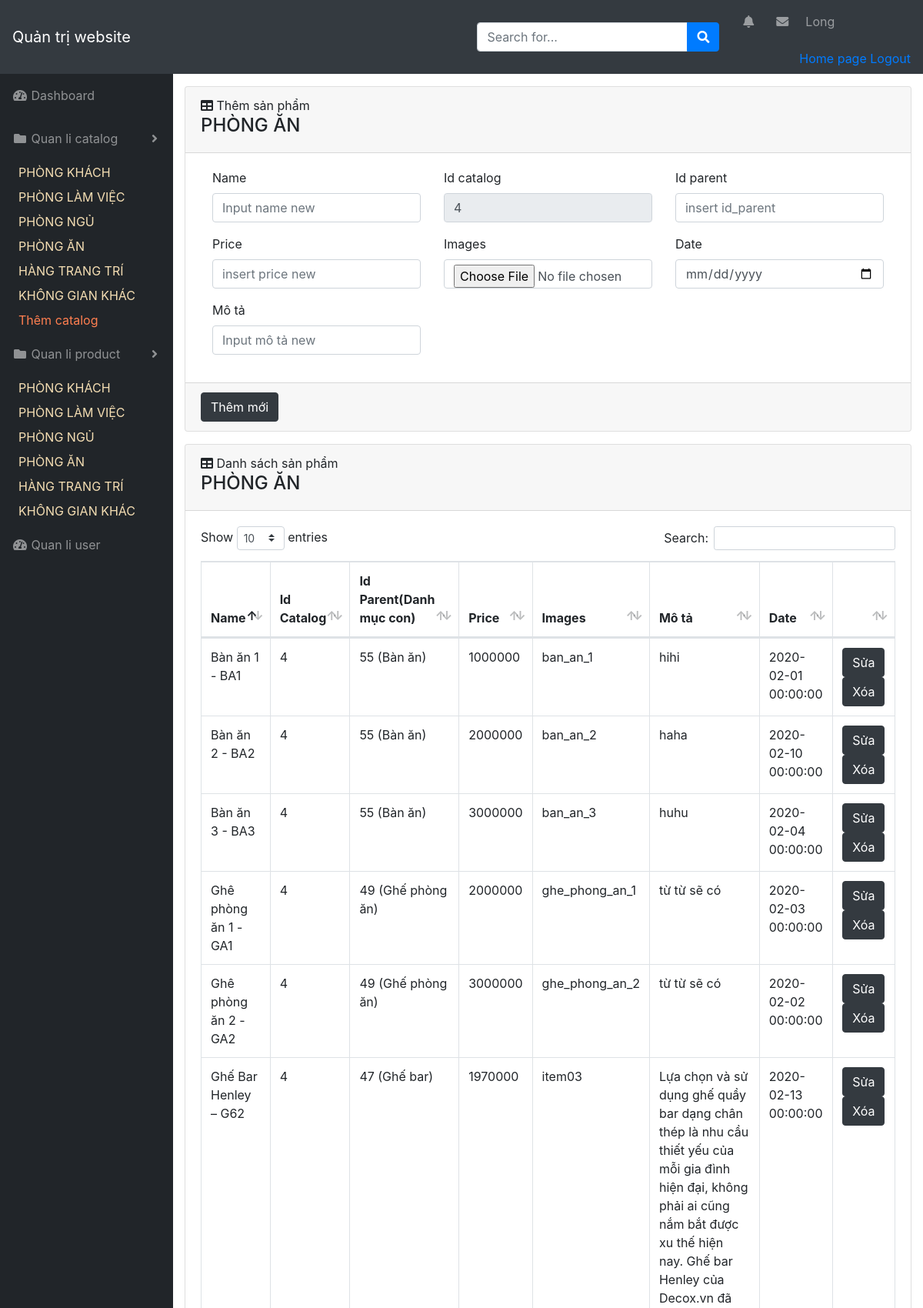
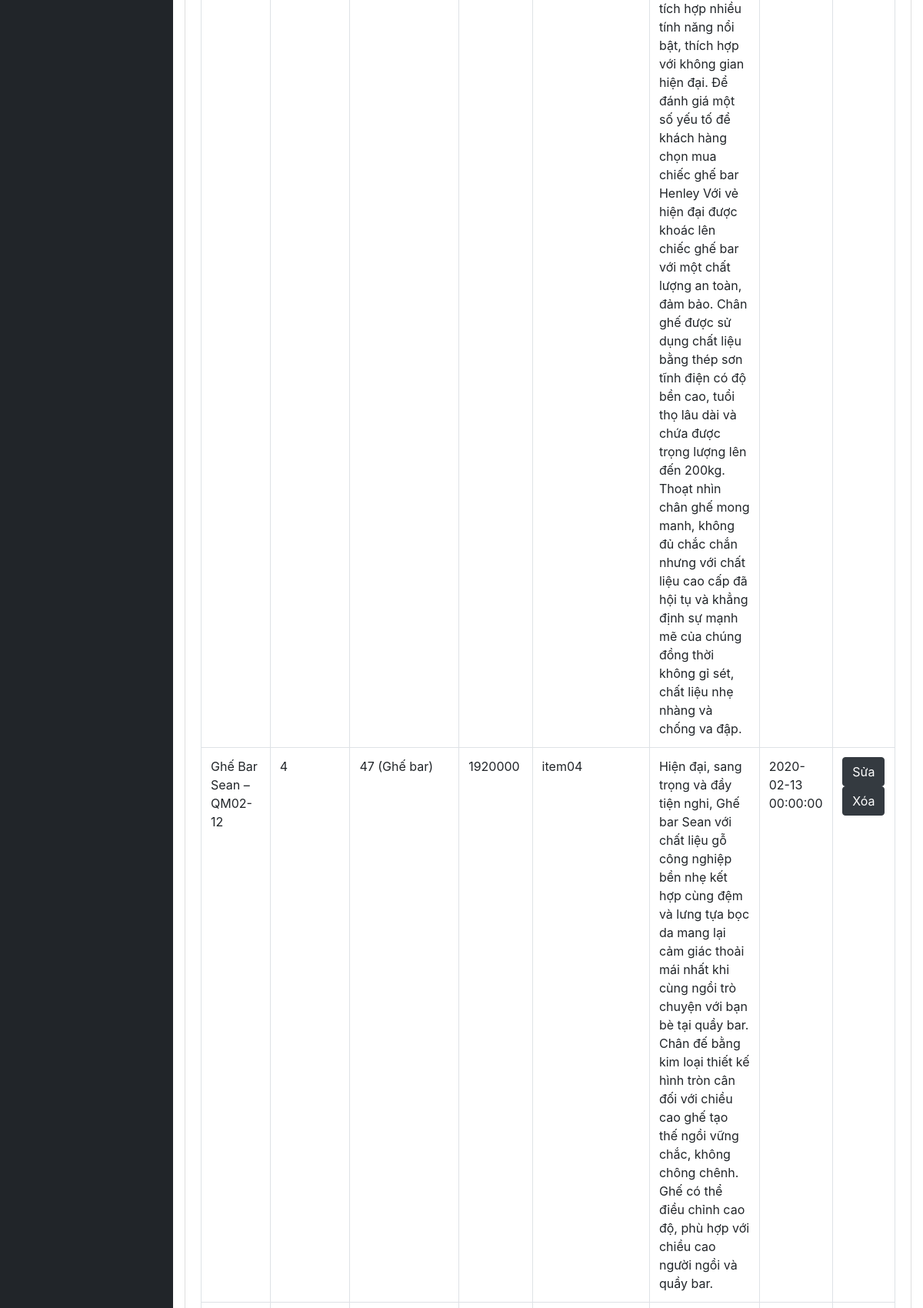
Page /admin/index.php?act=qlsp&id=4 (signed in, upper part) on the committed database (2 pictures, top to bottom).
### tables this page shows
CREATE TABLE `catalog` (
  `id` int(10) NOT NULL,
  `name` varchar(255) NOT NULL,
  `text` varchar(255) NOT NULL,
  `parent` int(10) NOT NULL,
  `img` varchar(255) DEFAULT NULL,
  `stt` int(5) DEFAULT 0
);

CREATE TABLE `product` (
  `id` int(10) NOT NULL,
  `id_catalog` int(10) NOT NULL DEFAULT 0,
  `name` varchar(255) NOT NULL,
  `price` float NOT NULL,
  `img` varchar(255) DEFAULT NULL,
  `mota` text NOT NULL,
  `date` datetime NOT NULL,
  `id_parent` int(10) NOT NULL
);

### model/connect.php (called while the page is built, shortened)
<?php
    class connect{
        var $db=null;
        public function __construct()
        {
            $dsn='mysql:host=localhost;dbname=longnnbv_noithat';
            $user='root';
            $pass='';
            $this->db=new PDO($dsn,$user,$pass, array(PDO::MYSQL_ATTR_INIT_COMMAND => "SET NAMES utf8"));
        }
        public function getList($select)
        {
            $results = $this->db->query($select);
            return $results;
        }
        public function getInstance($select)
        {
            $results = $this->db->query($select);
            $result = $results->fetch();
            return $result;
        }
    }
?>

### model/catalog.php (called while the page is built, shortened)
<?php
    class Catalog{
        function getList()
        {
            $db = new connect();
            $select = "select * from catalog order by id ASC LIMIT 6 OFFSET 0";
            $result = $db->getList($select);
            return $result;
        }
        function getCatalogById($id)
        {
            $db = new connect();
            $select = "select * from catalog where id=$id";
            $result = $db->getInstance($select);
            return $result;
        }
    }
?>

### model/product.php (called while the page is built, shortened)
<?php
    class Product{
        function getProductCatalog($id)
        {
            $db = new connect();
            $select = "select * from product where id_catalog=$id ORDER BY id_catalog DESC";
            $result = $db->getList($select);
            return $result;
        }
    }
?>

### admin/product/add_product.php (the view, shortened to what this page needs)
<div id="content-wrapper">
    <div class="container-fluid">
        <div class="card mb-3">
            <div class="card-header">
                <i class="fas fa-table"></i>
                Thêm sản phẩm <h4><?=$name?></h4>
            </div>
            <div class="card-body">
                <form method="post">
                    <div class="container-fluid">
                        <div class="row">
                            <div class="col-sm-4">
                                <div class="form-group">
                                    <label>Name</label>
                                    <input type="text" name="name" class="form-control" placeholder="Input name new">
                                </div>
                                <div class="form-group">
                                    <label>Price</label>
                                    <input type="number" name="price" class="form-control"
                                        placeholder="insert price new">
                                </div>
                                <div class="form-group">
                                    <label>Mô tả</label>
                                    <input type="text" name="mo_ta" class="form-control" placeholder="Input mô tả new">
                                </div>
                            </div>
                            <div class="col-sm-4">
                                <div class="form-group">
                                    <label>Id catalog</label>
                                    <input type="number" name="id_catalog" class="form-control"
                                        placeholder="<?=$_GET['id']?>" value="<?=$_GET['id']?>" readonly>
                                </div>
                                <div class="form-group">
                                    <label>Images</label>
                                    <input type="file" name="image" class="form-control">
                                </div>
                            </div>
                            <div class="col-sm-4">
                                <div class="form-group">
                                    <label>Id parent</label>
                                    <input type="number" name="id_parent" class="form-control"
                                        placeholder="insert id_parent">
                                </div>
                                <div class="form-group">
                                    <label>Date</label>
                                    <input type="date" name="date" class="form-control">
                                </div>
                            </div>
                        </div>
                    </div>
            </div>
            <div class="card-footer small text-muted"><button type="submit" name="add_product" class="btn btn-dark">Thêm
                    mới</button></div>
        </div>
        <div class="card mb-3">
            <div class="card-header">
                <i class="fas fa-table"></i>
                Danh sách sản phẩm <h4><?=$name?></h4>
            </div>
            <div class="card-body">
                <div class="table-responsive">
                    <table class="table table-bordered" id="dataTable" width="100%" cellspacing="0">
                        <thead>
                            <tr>
                                <th>Name</th>
                                <th>Id Catalog</th>
                                <th>Id Parent(Danh mục con)</th>
                                <th>Price</th>
                                <th>Images</th>
                                <th>Mô tả</th>
                                <th>Date</th>
                                <th></th>
                            </tr>
                        </thead>
                        <tbody>
                            <?php
                                foreach($list_product as $product){
                                    extract($product);
                                    $getCatalogParent = $danhmuc -> getCatalogById($product['id_parent']);
                                    $name = $getCatalogParent['name'];
                                    echo '<tr>
                                        <td>'.$product['name'].'</td>
                                        <td>'.$product['id_catalog'].'</td>
                                        <td>'.$product['id_parent'].' ('.$name.')</td>
                                        <td>'.$product['price'].'</td>
                                        <td>'.$product['img'].'</td>
                                        <td>'.$product['mota'].'</td>
                                        <td>'.$product['date'].'</td>
                                        <td>
                                            <a href="index.php?act=btn_edit_catalog&id_catalog='.$product['id'].'"
                                                class="btn btn-dark">Sửa</a>
                                            <a href="index.php?act=btn_delete_catalog&id_catalog='.$product['id'].'"
                                                class="btn btn-dark">Xóa</a>
                                        </td>
                                            </tr>';
                                }
                            ?>
                        </tbody>
                    </table>
                </div>
            </div>
        </div>
    </div>

### admin/header_admin.php (shortened to what this page needs)
<!DOCTYPE html>
<html lang="en">
<head>
    <link href="../content/vendor/fontawesome-free/css/all.min.css" rel="stylesheet" type="text/css">
    <link href="../content/vendor/datatables/dataTables.bootstrap4.css" rel="stylesheet">
    <link href="../content/css/sb-admin.css" rel="stylesheet">
    <link rel="stylesheet" href="https://stackpath.bootstrapcdn.com/bootstrap/4.3.1/css/bootstrap.min.css"
>
    <link rel="stylesheet" href="https://use.fontawesome.com/releases/v5.7.0/css/all.css"
>
</head>
<body id="page-top">
    <nav class="navbar navbar-expand navbar-dark bg-dark static-top">
        <a class="navbar-brand mr-1" href="index.php">Quản trị website</a>
        <form class="d-none d-md-inline-block form-inline ml-auto mr-0 mr-md-3 my-2 my-md-0">
            <div class="input-group">
                <input type="text" class="form-control" placeholder="Search for..." aria-label="Search"
                    aria-describedby="basic-addon2">
                <div class="input-group-append">
                    <button class="btn btn-primary" type="button">
                        <i class="fas fa-search"></i>
                    </button>
                </div>
            </div>
        </form>
        <ul class="navbar-nav ml-auto ml-md-0">
            <li class="nav-item dropdown no-arrow mx-1">
                <a class="nav-link dropdown-toggle" href="#" id="alertsDropdown" role="button" data-toggle="dropdown"
                    aria-haspopup="true" aria-expanded="false">
                    <i class="fas fa-bell fa-fw"></i>
                </a>
            </li>
            <li class="nav-item dropdown no-arrow mx-1">
                <a class="nav-link dropdown-toggle" href="#" id="messagesDropdown" role="button" data-toggle="dropdown"
                    aria-haspopup="true" aria-expanded="false">
                    <i class="fas fa-envelope fa-fw"></i>
                </a>
            </li>
            <li class="nav-item dropdown no-arrow">
                <a class="nav-link dropdown-toggle" href="#" id="userDropdown" role="button" data-toggle="dropdown"
                    aria-haspopup="true" aria-expanded="false">
                    <?php
                        if(isset($_SESSION['name'])){
                            echo '<p>'.$_SESSION['name'].'</p>';
                        }
                    ?>
                </a>
                <div class="dropdown-menu-right" aria-labelledby="userDropdown">
                    <a href="../../../boxroom1/index.php">Home page</a>
                    <a href="../admin/index.php?act=logout">Logout</a>
                </div>
            </li>
        </ul>
    </nav>
    <div id="wrapper">
        <ul class="sidebar navbar-nav">
            <li class="nav-item">
                <a class="nav-link" href="index.php?act=home">
                    <i class="fas fa-fw fa-tachometer-alt"></i>
                    <span>Dashboard</span>
                </a>
            </li>
            <li class="nav-item dropdown">
                <a class="nav-link dropdown-toggle" href="#"
                    id="pagesDropdown" role="button" data-toggle="dropdown" aria-haspopup="true" aria-expanded="false">
                    <i class="fas fa-fw fa-folder"></i>
                    <span>Quan li catalog</span>
                </a>
                <?php
                    foreach ($dsdm as $dm) {
                        extract($dm);
                        $name = $dm['name'];
                        $id = $dm['id'];
                ?>
                    <a class="dropdown-item" style="color: wheat;" href="index.php?act=qllsp&id=<?=$id?>"><?=$name?></a>
                    <?php
                    }
                ?>
                    <a class="dropdown-item" style="color:coral" href="index.php?act=them&id=0">Thêm catalog</a>
            </li>
            <li class="nav-item dropdown">
                <a class="nav-link dropdown-toggle" href="#"
                    id="pagesDropdown" role="button" data-toggle="dropdown" aria-haspopup="true" aria-expanded="false">
                    <i class="fas fa-fw fa-folder"></i>
                    <span>Quan li product</span>
                </a>
                <?php
                    foreach ($dsdm2 as $dm) {
                        extract($dm);
                        $name = $dm['name'];
                        $id = $dm['id'];
                ?>
                    <a class="dropdown-item" style="color: wheat;" href="index.php?act=qlsp&id=<?=$id?>"><?=$name?></a>
                    <?php
                    }
                ?>
            </li>
            <li class="nav-item">
                <a class="nav-link" href="index.php?act=qluser">
                    <i class="fas fa-fw fa-tachometer-alt"></i>
                    <span>Quan li user</span>
                </a>
            </li>
        </ul>

### rows in the picture
catalog: name "PHÒNG KHÁCH"
catalog: name "PHÒNG LÀM VIỆC"
catalog: name "PHÒNG NGỦ"
catalog: name "PHÒNG ĂN"
catalog: name "HÀNG TRANG TRÍ"
catalog: name "KHÔNG GIAN KHÁC"
product: name "Ghế Bar Henley – G62", id_catalog "4", id_parent "47", catalog.name "Ghế bar", price "1970000", img "item03", mota "Lựa chọn và sử dụng ghế quầy bar dạng chân thép là nhu cầu thiết yếu của mỗi gia đình hiện đại, không phải ai cũng nắm bắt được xu thế hiện nay. Ghế bar Henley của Decox.vn đã tích hợp nhiều tính năng nổi bật, thích hợp với không gian hiện đại. Để đánh giá một số yếu tố để khách hàng chọn mua chiếc ghế bar Henley Với vẻ hiện đại được khoác lên chiếc ghế bar với một chất lượng an toàn, đảm bảo. Chân ghế được sử dụng chất liệu bằng thép sơn tĩnh điện có độ bền cao, tuổi thọ lâu dài và chứa được trọng lượng lên đến 200kg. Thoạt nhìn chân ghế mong manh, không đủ chắc chắn nhưng với chất liệu cao cấp đã hội tụ và khẳng định sự mạnh mẽ của chúng đồng thời không gỉ sét, chất liệu nhẹ nhàng và…", date "2020-02-13 00:00:00"
product: name "Ghế Bar Sean – QM02-12", id_catalog "4", id_parent "47", catalog.name "Ghế bar", price "1920000", img "item04", mota "Hiện đại, sang trọng và đầy tiện nghi, Ghế bar Sean với chất liệu gỗ công nghiệp bền nhẹ kết hợp cùng đệm và lưng tựa bọc da mang lại cảm giác thoải mái nhất khi cùng ngồi trò chuyện với bạn bè tại quầy bar. Chân đế bằng kim loại thiết kế hình tròn cân đối với chiều cao ghế tạo thế ngồi vững chắc, không chông chênh. Ghế có thể điều chỉnh cao độ, phù hợp với chiều cao người ngồi và quầy bar.", date "2020-02-13 00:00:00"
product: name "Ghê phòng ăn 1 - GA1", id_catalog "4", id_parent "49", catalog.name "Ghế phòng ăn", price "2000000", img "ghe_phong_an_1", mota "từ từ sẽ có", date "2020-02-03 00:00:00"
product: name "Ghê phòng ăn 2 - GA2", id_catalog "4", id_parent "49", catalog.name "Ghế phòng ăn", price "3000000", img "ghe_phong_an_2", mota "từ từ sẽ có", date "2020-02-02 00:00:00"
product: name "Bàn ăn 1 - BA1", id_catalog "4", id_parent "55", catalog.name "Bàn ăn", price "1000000", img "ban_an_1", mota "hihi", date "2020-02-01 00:00:00"
product: name "Bàn ăn 2 - BA2", id_catalog "4", id_parent "55", catalog.name "Bàn ăn", price "2000000", img "ban_an_2", mota "haha", date "2020-02-10 00:00:00"
product: name "Bàn ăn 3 - BA3", id_catalog "4", id_parent "55", catalog.name "Bàn ăn", price "3000000", img "ban_an_3", mota "huhu", date "2020-02-04 00:00:00"

### other values in the picture
$_SESSION['name'] "Long"
